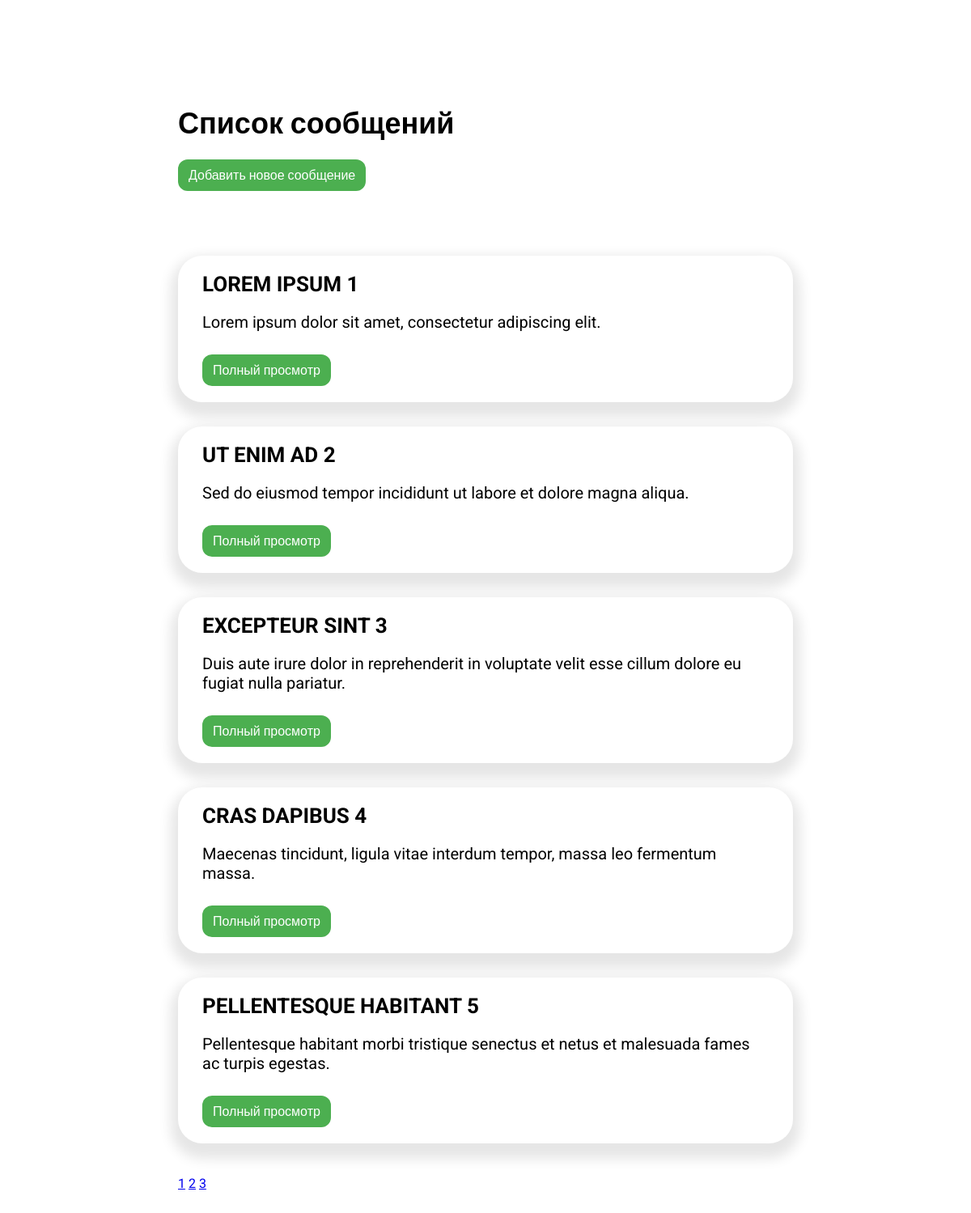
The page / on the database its author committed.
### tables this page shows
CREATE TABLE messages
(
    id            INT PRIMARY KEY AUTO_INCREMENT NOT NULL,
    title         VARCHAR(100),
    author        VARCHAR(255),
    short_content TEXT,
    full_content  TEXT

);

### models/Message.php (called while the page is built, shortened)
<?php
class Message
{
    private $db;
    public function __construct(Database $db, $title = null, $author = null, $shortContent = null, $fullContent = null)
    {
        $this->db = $db;
    }
    public function readAll()
    {
        try {
            $conn = $this->db->connect();
            $query = "SELECT * FROM messages";
            $stmt = $conn->query($query);
            return $stmt->fetchAll(PDO::FETCH_ASSOC);
        } catch (PDOException $e) {
            echo 'Ошибка при чтении всех сообщений: ' . $e->getMessage();
            return [];
        }
    }
}

### web/index.php (the view, shortened to what this page needs)
<?php
include_once '../models/Message.php';
$db = new Database();
$message = new Message($db);
$allMessages = $message->readAll();
$perPage = 5;
$totalItems = count($allMessages);
$totalPages = ceil($totalItems / $perPage);
$currentPage = isset($_GET['page']) && is_numeric($_GET['page']) ? (int)$_GET['page'] : 1;
$offset = ($currentPage - 1) * $perPage;
$messageToShow = array_slice($allMessages, $offset, $perPage);
?>
<!DOCTYPE html>
<html>
<head>
    <link rel="stylesheet" href="../style/messages.css">
</head>
<body>
<div class="messages">
    <div class="messages__block">
        <h1 class="messages__title">Список сообщений</h1>
        <a class="messages__add" href="send_message.php">Добавить новое сообщение</a>
        <div class="messages__wrapper">
            <?php foreach ($messageToShow as $message) { ?>
                <div class="message">
                    <h3 class="message__title"><?= $message['title']; ?></h3>
                    <p class="message__subtitle"><?= $message['short_content']; ?></p>
                    <a class="message__button" href="view_message.php?id=<?= $message['id']; ?>">Полный просмотр</a>
                </div>
            <?php } ?>
        </div>
        <?php echo "<div class='pagination'>";
        for ($page = 1; $page <= $totalPages; $page++) {
            echo "<a href='?page=$page'>$page</a> ";
        }
        echo "</div>"; ?>
    </div>
</div>
</body>
</html>

### style/messages.css (style rules this page uses)
body { background-color: #ffffff; font-family:'Roboto', sans-serif; font-weight: 400; font-size: 16px; color: #000000; }
* { box-sizing: border-box; }
.messages { max-width: 800px; width: 100%; padding: 50px 20px; display: flex; justify-content: center; align-items: center; margin: 80px auto; }
.messages__block { width: 100%; }
.messages__wrapper { padding-top: 50px; }
.messages__title { margin: 0; font-size: 36px; line-height: 1.3; }
.messages__add { display: inline-block; margin-top: 20px; color: #ffffff; font-weight: 500; text-decoration: none; background-color: #4CAF50; border-radius: 12px; padding: 10px 13px; }
.message { box-shadow: 0px 10px 15px 9px rgba(0,0,0,0.1); border-radius: 30px; padding: 20px 30px; margin-top: 30px; }
.message__title { margin: 0; font-size: 26px; text-transform: uppercase; }
.message__subtitle { margin: 20px 0 0; font-size: 20px; }
.message__button { display: inline-block; margin-top: 28px; color: #ffffff; font-weight: 500; text-decoration: none; background-color: #4CAF50; border-radius: 12px; padding: 10px 13px; }
.pagination { margin-top: 40px; }

### rows shown on the page
messages: title "LOREM IPSUM 1", short_content "Lorem ipsum dolor sit amet, consectetur adipiscing elit."
messages: title "UT ENIM AD 2", short_content "Sed do eiusmod tempor incididunt ut labore et dolore magna aliqua."
messages: title "EXCEPTEUR SINT 3", short_content "Duis aute irure dolor in reprehenderit in voluptate velit esse cillum dolore eu fugiat nulla pariatur."
messages: title "CRAS DAPIBUS 4", short_content "Maecenas tincidunt, ligula vitae interdum tempor, massa leo fermentum massa."
messages: title "PELLENTESQUE HABITANT 5", short_content "Pellentesque habitant morbi tristique senectus et netus et malesuada fames ac turpis egestas."
